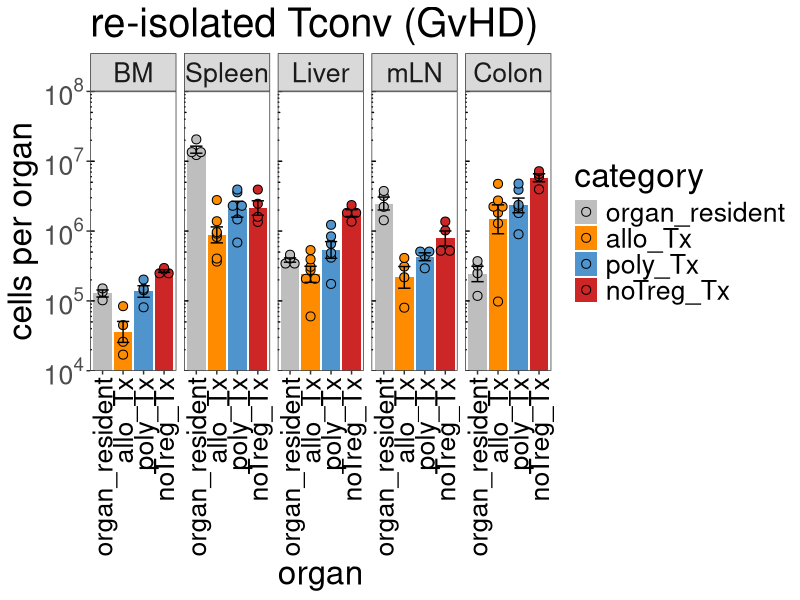
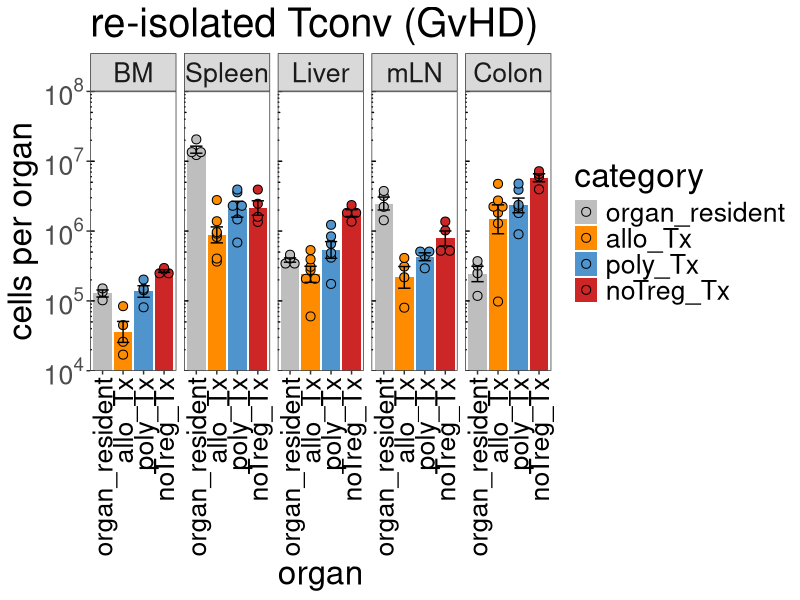

Recreate these plots in R, in order. (Note: this script raises an error after producing the figures.)
## ---- chunk 1
knitr::opts_chunk$set(echo = TRUE)
knitr::opts_knit$set(root.dir = normalizePath(".."))
knitr::write_bib(.packages(), "Figure2c_Tconv7dafterBMT_inVivoDistribution.packages.bib")
## ---- chunk 2
library(ggplot2)
library(scales)
library(car)
## ---- chunk 3
Tconv.data <- read.delim("./data/TconvDistribution.txt", header=TRUE)
Tconv.data$organ <- factor(Tconv.data$organ,levels = c("BM","Spleen","Liver","mLN","Colon"))
Tconv.data$category <- factor(Tconv.data$category,levels = c("organ_resident","allo_Tx","poly_Tx","noTreg_Tx"))
## ---- chunk 4
p <- ggplot(Tconv.data, aes(x=category, y=count, fill=category)) + coord_cartesian(ylim = c(10000,100000000))
p <- p + stat_summary(fun = mean, geom = "bar",  position=position_dodge(.9))
p <- p + geom_dotplot(binaxis='y', stackdir='center',  position=position_dodge(.9), dotsize=6.5, stackratio = 1, binwidth=.02) 
p <- p + stat_summary(fun.data=mean_se, geom="errorbar", color="black", size=0.5, width = 0.6, position=position_dodge(.9))
p <- p + scale_y_log10(breaks = c(10000,100000,1000000,10000000,100000000),labels = trans_format("log10", math_format(10^.x)),expand = c(0, 0)) 
p <- p + theme_bw() + theme(panel.grid.major = element_blank(), panel.grid.minor = element_blank(), axis.text.x = element_text(angle = 90, vjust = 0.5, hjust=1, color="black"), text = element_text(size = 24))
p <- p + scale_fill_manual(values = c("gray","darkorange","steelblue3","firebrick3"))
p <- p + annotation_logticks(sides="l", short = unit(.25,"mm"), mid = unit(.5,"mm"),   long = unit(1,"mm"))  
p <- p + labs(title="re-isolated Tconv (GvHD)",x="organ", y = "cells per organ")
p <- p + facet_wrap(~organ, nrow=1)
p
pdf("./figures/TconvOrganDistSE.pdf", height=5.5, width=8.5)
p
dev.off()

## ---- chunk 5
Tconv.data$category <- factor(Tconv.data$category,levels = c("organ_resident","allo_Tx","poly_Tx","noTreg_Tx"))
Tconv.dataLiver <- Tconv.data[ which(Tconv.data$organ=='Liver' & Tconv.data$type=='Tx'), ]
Tconv.dataColon <- Tconv.data[ which(Tconv.data$organ=='Colon' & Tconv.data$type=='Tx'), ]
Tconv.dataSpleen <- Tconv.data[ which(Tconv.data$organ=='Spleen' & Tconv.data$type=='Tx'), ]
Tconv.dataBM <- Tconv.data[ which(Tconv.data$organ=='BM' & Tconv.data$type=='Tx'), ]
Tconv.datamLN <- Tconv.data[ which(Tconv.data$organ=='mLN' & Tconv.data$type=='Tx'), ]
## ---- chunk 6
leveneTest(count~category, data=Tconv.dataLiver, center=mean)  # n.s.
shapiro.test(Tconv.dataLiver$count[1:7]) 						 # n.s.
shapiro.test(Tconv.dataLiver$count[8:13])						 # n.s.
shapiro.test(Tconv.dataLiver$count[14:17])                      # n.s.
## ---- chunk 7
Tconv.liver.res.aov <- aov(count~category, data=Tconv.dataLiver)
summary (Tconv.liver.res.aov)
## ---- chunk 8
TukeyHSD(Tconv.liver.res.aov)
## ---- chunk 9
leveneTest(count~category, data=Tconv.dataColon, center=mean)  # n.s.
shapiro.test(Tconv.dataColon$count[1:7]) 						 # n.s.
shapiro.test(Tconv.dataColon$count[8:13])						 # n.s.
shapiro.test(Tconv.dataColon$count[14:17])                      # n.s.
## ---- chunk 10
Tconv.colon.res.aov <- aov(count~category, data=Tconv.dataColon)
summary (Tconv.colon.res.aov)
## ---- chunk 11
TukeyHSD(Tconv.colon.res.aov)
## ---- chunk 12
leveneTest(count~category, data=Tconv.dataSpleen, center=mean)  # n.s.
shapiro.test(Tconv.dataSpleen$count[1:7]) 						 # n.s.
shapiro.test(Tconv.dataSpleen$count[8:13])						 # n.s.
shapiro.test(Tconv.dataSpleen$count[14:17])                      # n.s.
## ---- chunk 13
Tconv.spleen.res.aov <- aov(count~category, data=Tconv.dataSpleen)
summary (Tconv.spleen.res.aov)
## ---- chunk 14
leveneTest(count~category, data=Tconv.dataBM, center=mean)  # n.s.
shapiro.test(Tconv.dataBM$count[1:4]) 						 # n.s.
shapiro.test(Tconv.dataBM$count[5:8])						 # n.s.
shapiro.test(Tconv.dataBM$count[9:12])                      # n.s.
## ---- chunk 15
Tconv.BM.res.aov <- aov(count~category, data=Tconv.dataBM)
summary (Tconv.BM.res.aov)
## ---- chunk 16
TukeyHSD(Tconv.BM.res.aov)
## ---- chunk 17
leveneTest(count~category, data=Tconv.datamLN, center=mean)  # significant
shapiro.test(Tconv.datamLN$count[1:4]) 						 # n.s.
shapiro.test(Tconv.datamLN$count[5:8])						 # n.s.
shapiro.test(Tconv.datamLN$count[9:12])                      # n.s.
## ---- chunk 18
Tconv.mLN.res.aov <- aov(count~category, data=Tconv.datamLN)
summary (Tconv.mLN.res.aov)
## ---- chunk 19
TukeyHSD(Tconv.mLN.res.aov)
## ---- chunk 20
sessionInfo(package = NULL)
writeLines(capture.output(sessionInfo(package = NULL)), "./Rscripts/Figure2c_Tconv7dafterBMT_inVivoDistribution_SessionInfo.txt")
